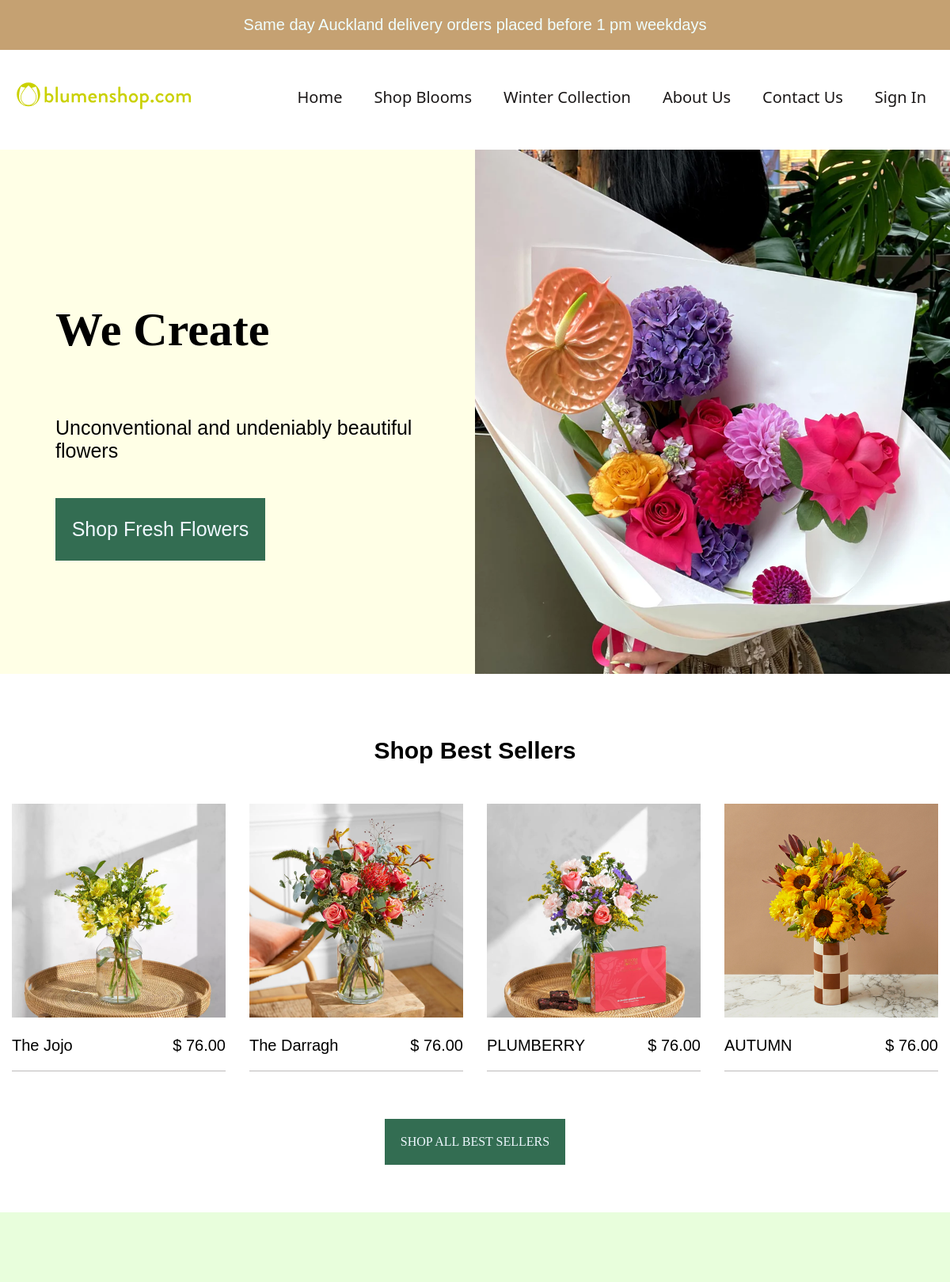
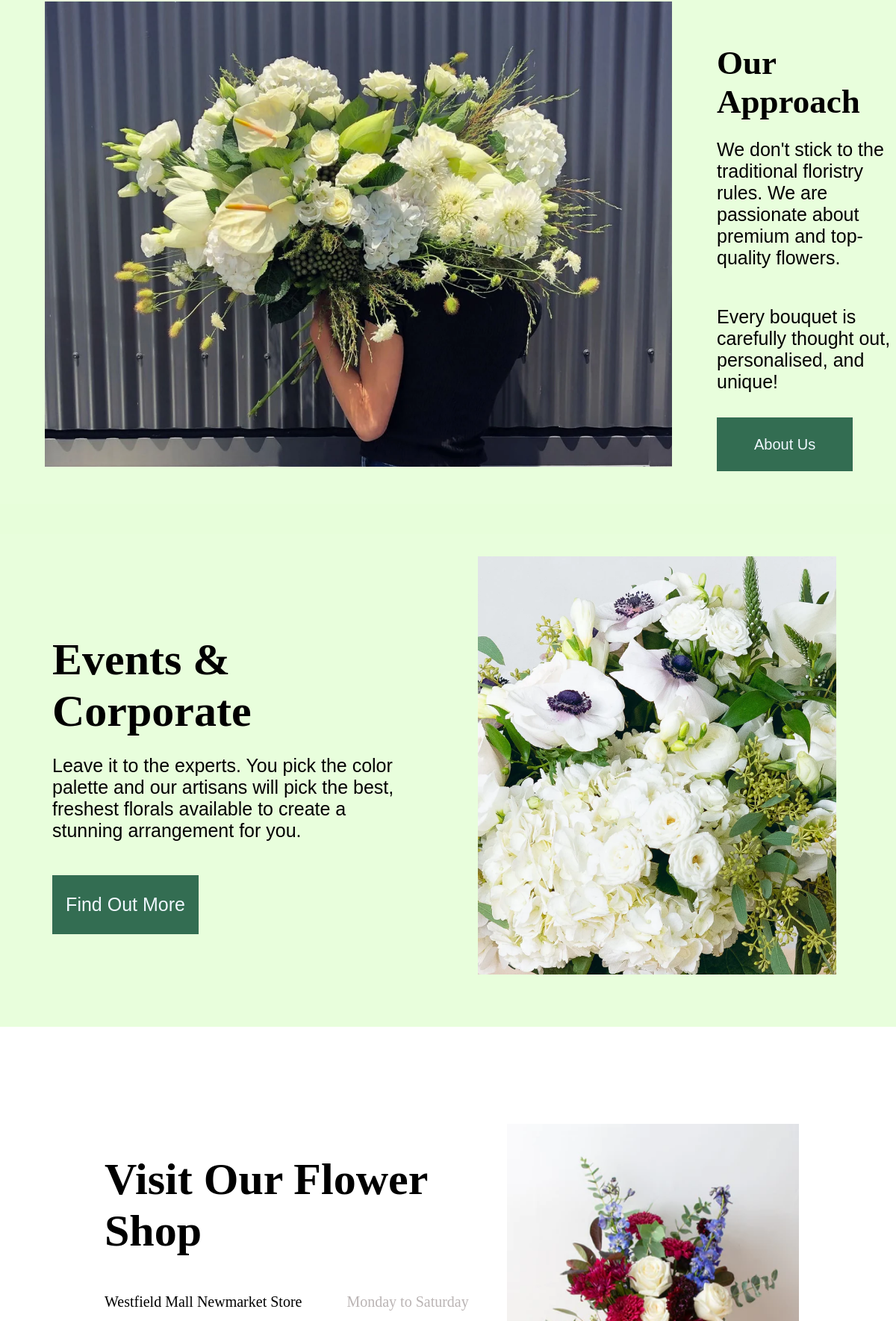
/pages/Homepage.php (upper part), run on the app's committed database (2 pictures, top to bottom).
### tables this page shows
CREATE TABLE `flowers` (
  `flower_id` int(11) NOT NULL,
  `flower_name` varchar(255) NOT NULL,
  `price` decimal(10,2) NOT NULL,
  `image` varchar(255) NOT NULL,
  `addedbyuser` int(11) DEFAULT NULL,
  `category` varchar(255) NOT NULL DEFAULT 'Uncategorized',
  `added_date` timestamp NOT NULL DEFAULT current_timestamp()
);

### auth/db_connection.php (called while the page is built, shortened)
<?php
class DatabaseConnection
{
    private static $instance = null;
    private $conn;
    private function __construct()
    {
        $this->host = "localhost";
        $this->username = "root";
        $this->password = "";
        $this->database = "flowershop";
        $this->conn = new mysqli($this->host, $this->username, $this->password, $this->database);
    }
    public static function getInstance()
    {
        if (self::$instance === null) {
            self::$instance = new self();
        }
        return self::$instance;
    }
    public function getConnection()
    {
        return $this->conn;
    }
}
?>

### auth/flowers.php (called while the page is built, shortened)
<?php
class Flower
{
    private $db;
    public function __construct()
    {
        $this->db = DatabaseConnection::getInstance()->getConnection();
    }
    public function getFirstFourFlowers()
    {
        $sql = "SELECT * FROM flowers LIMIT 4";
        $result = $this->db->query($sql);
        if ($result->num_rows > 0) {
            return $result->fetch_all(MYSQLI_ASSOC);
        } else {
            return array();
        }
    }
}
?>

### pages/Homepage.php (the view, shortened to what this page needs)
<?php
include("auth/db_connection.php");
include("auth/flowers.php");
include("pages/header.php");
$flower = new Flower();
$firstFourFlowers = $flower->getFirstFourFlowers();
?>
<main>
    <div class="main-fillimi">
        <div class="site-desc">
            <h2 class="creations">We Create</h2>
            <p class="p">Unconventional and undeniably beautiful flowers</p>
            <a href="ShopPage.php">
                <p>Shop Fresh Flowers</p>
            </a>
        </div>
        <img src="./images/homebannerfinal.png" alt="lule-1">
    </div>
    <div class="bestsell">
        <h2>Shop Best Sellers</h2>
    </div>
    <div class="fotografit">
        <?php foreach ($firstFourFlowers as $flower): ?>
            <div class="rubrika">
                <img src="./images/<?= $flower["image"] ?>" alt="" class="img1">
                <div class="underimg">
                    <p>
                        <?= $flower["flower_name"] ?>
                    </p>
                    <p id="cmimi">$
                        <?= $flower["price"] ?>
                    </p>
                </div>
            </div>
        <?php endforeach; ?>
    </div>
    <div class="visit-bestsellers">
        <a href="ShopPage.php" class="bestsellers-button">SHOP ALL BEST SELLERS</a>
    </div>
    <div class="site-aboutUs">
        <img src="./images/foto-5.png" alt="lule-5">
        <div class="site-desc-2">
            <h2>Our Approach</h2>
            <p>We don't stick to the traditional floristry rules.
                We are passionate about premium and top-quality flowers.</p>
            <p>Every bouquet is carefully thought out, personalised, and unique!</p>
            <div style="margin-top: 33px;">
                <a href="AboutUs.php">About Us</a>
            </div>
        </div>
    </div>
    <div class="site-bestblooms">
        <div class="site-desc-3">
            <h2>Events & Corporate</h2>
            <p>Leave it to the experts.
                You pick the color palette and our artisans will pick the best, freshest florals
                available to create a stunning arrangement for you.</p>
            <a href="AboutUs.php">
                <p>Find Out More</p>
            </a>
        </div>
        <img src="./images/foto-6.png" alt="lule-6">
    </div>
    <div class="shop-map-item">
        <div class="site-desc-4">
            <h2>Visit Our Flower Shop</h2>
            <div>
                <div class="map-and-time">
                    <div class="map-shop">
                        <p>Westfield Mall Newmarket Store</p>
                    </div>
                    <div class="shop-working">
                        <p>Monday to Saturday</p>
                    </div>
                </div>
            </div>
        </div>
        <img src="./images/foto-7.png" alt="lule-7">
    </div>
</main>
<?php include("footer.php") ?>

### assets/css/index.css (style rules this page uses)
body { margin: 0; position: relative; }
.main-fillimi { display: flex; justify-content: space-between; flex-direction: row; background-color: rgb(255, 255, 230); }
.site-desc { width: 50%; display: flex; justify-content: center; margin-left: 70px; flex-direction: column; }
.creations { font-size: 60px; }
.site-desc p { font-family: Arial, Helvetica, sans-serif; }
.main-fillimi img { width: 50%; }
.site-desc p { font-size: 25px; font-family: Arial, Helvetica, sans-serif; }
.site-desc a { text-decoration: none; background-color: rgb(51, 109, 82); width: 50%; text-align: center; margin-top: 20px; color: aliceblue; font-family: Arial, Helvetica, sans-serif; }
.bestsell { text-align: center; font-size: 20px; margin-top: 80px; font-family: Arial, Helvetica, sans-serif; }
.fotografit { display: flex; flex-direction: row; justify-content: space-evenly; margin-top: 50px; }
.rubrika img { width: 100%; object-fit: cover; transition: 0.5s ease all; }
.rubrika { margin: 0 15px; width: 25%; overflow: hidden; }
.underimg { display: flex; flex-direction: row; justify-content: space-between; font-size: 15px; border-bottom: 1px solid rgb(189, 186, 186); font-family: Arial, Helvetica, sans-serif; }
.bestsellers-button { background-color: rgb(51, 109, 82); display: inline-block; color: aliceblue; padding: 20px; text-decoration: none; }
.visit-bestsellers { width: 100%; display: flex; justify-content: center; margin-top: 60px; }
.site-aboutUs { display: flex; justify-content: space-between; flex-direction: row; background-color: rgba(231, 254, 218, 0.942); margin-top: 60px; }
.site-aboutUs img { margin: 90px 60px; width: 70%; }
.site-desc-2 { display: flex; justify-content: center; flex-direction: column; }
.site-desc-2 h2 { font-size: 45px; margin-bottom: -1px; }
.site-desc-2 p { font-size: 25px; font-family: Arial, Helvetica, sans-serif; }
.site-desc-2 a { text-decoration: none; background-color: rgb(51, 109, 82); text-align: center; color: aliceblue; padding: 25px 50px; font-size: 20px; font-family: Arial, Helvetica, sans-serif; }
.site-bestblooms { display: flex; justify-content: space-between; flex-direction: row; background-color: rgba(231, 254, 218, 0.942); margin-top: -40px; }
.site-bestblooms img { margin: 70px 80px; width: 40%; }
.site-desc-3 { width: 100%; display: flex; justify-content: center; margin-left: 70px; flex-direction: column; }
.site-desc-3 h2 { font-size: 60px; margin-bottom: -1px; }
.site-desc-3 p { font-size: 25px; font-family: Arial, Helvetica, sans-serif; }
.site-desc-3 a { text-decoration: none; background-color: rgb(51, 109, 82); width: 40%; text-align: center; margin-top: 20px; color: aliceblue; font-family: Arial, Helvetica, sans-serif; }
.shop-map-item { display: flex; flex-direction: row; justify-content: space-evenly; padding: 100px; }
.site-desc-4 { width: 100%; display: flex; justify-content: center; margin-left: 20px; flex-direction: column; padding: 20px; }
.site-desc-4 h2 { font-size: 60px; margin-bottom: -1px; }
.map-and-time { display: flex; flex-direction: row; margin-top: 30px; }
.shop-map-item img { width: 80%; padding: 30px; }
.map-shop { font-size: 20px; }
.shop-working { font-size: 20px; margin-left: 60px; color: rgb(186, 180, 180); }

### assets/css/main.css (style rules this page uses)
img { width: 100%; height: auto; }
.underimg { display: flex; flex-direction: row; justify-content: space-between; font-size: 20px; border-bottom: 1px solid rgb(189, 186, 186); font-family: Arial, Helvetica, sans-serif; }

### assets/css/winterCollection.css (style rules this page uses)
.underimg { display: flex; flex-direction: row; justify-content: space-between; font-size: 20px; border-bottom: 1px solid rgb(189, 186, 186); font-family: Arial, Helvetica, sans-serif; }

### assets/css/register.css (style rules this page uses)
body { margin: 0; }

### data on the page
flowers: image (picture), flower_name "The Jojo", price "76.00"
flowers: image (picture), flower_name "The Darragh", price "76.00"
flowers: image (picture), flower_name "PLUMBERRY", price "76.00"
flowers: image (picture), flower_name "AUTUMN", price "76.00"
